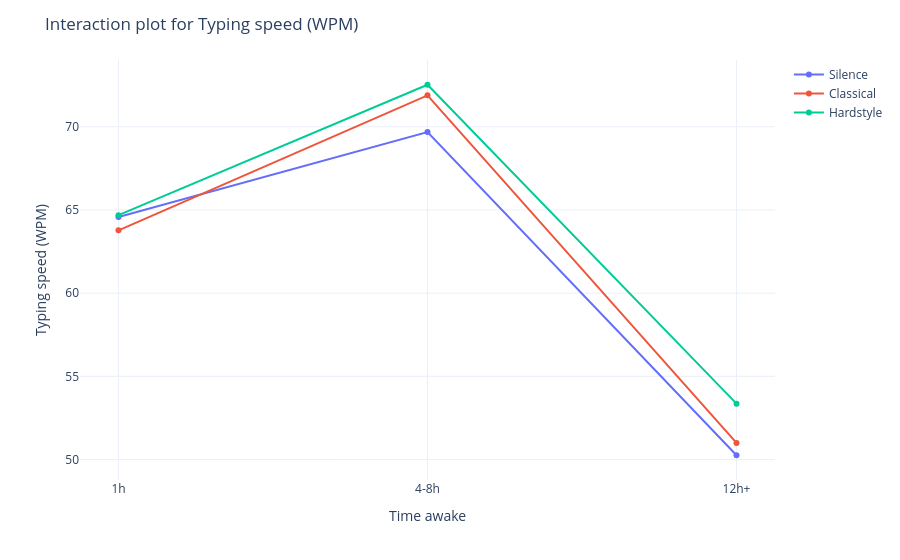
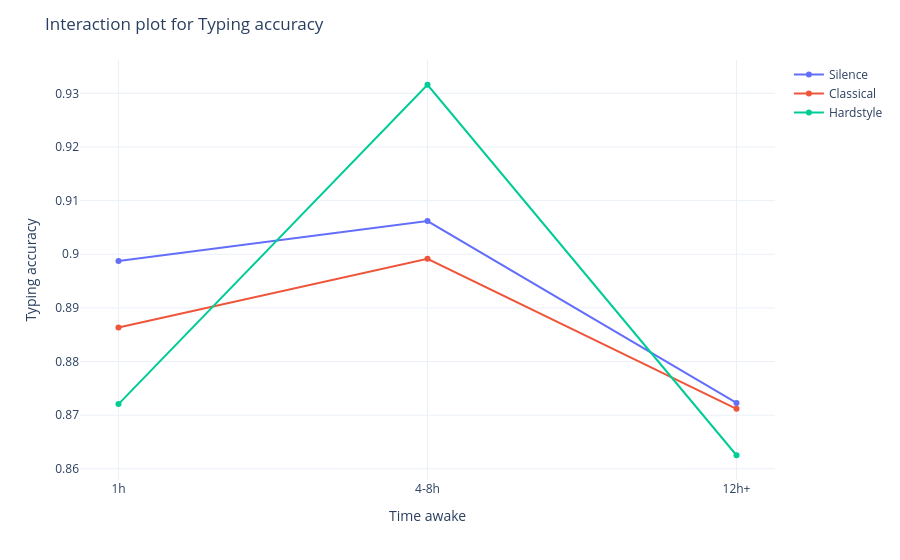

Write notebook code for charts like these, in order.
### Code cell
def interaction_plot(metric: str, ylab: str, fname: str):
    means = (df.groupby(["music_type","time_awake"])[metric]
               .mean().reset_index())
    fig = px.line(means, x="time_awake", y=metric, color="music_type",
                  markers=True,
                  labels={"time_awake":"Time awake","music_type":"Music type",
                          metric: ylab})
    fig.update_layout(title=f"Interaction plot for {ylab}",
                      legend_title_text="")
    fig.write_image(OUT_DIR / f"{fname}.svg")
    fig.write_image(OUT_DIR / f"{fname}.png", scale=2)
    return fig

interatcion_plot_wpm = interaction_plot("typing_speed_wpm", "Typing speed (WPM)", "int_wpm")
interatcion_plot_acc = interaction_plot("typing_accuracy", "Typing accuracy", "int_acc")

interatcion_plot_wpm.show()
interatcion_plot_acc.show()

### Figure 1 — Plotly figure (JSON) as saved in the notebook; plotly's stock layout.template omitted (floating-point values rounded to 4 significant figures)
{"data": [{"hovertemplate": "Music type=Silence<br>Time awake=%{x}<br>Typing speed (WPM)=%{y}<extra></extra>", "legendgroup": "Silence", "line": {"color": "#636efa", "dash": "solid"}, "marker": {"symbol": "circle"}, "mode": "lines+markers", "name": "Silence", "orientation": "v", "showlegend": true, "type": "scatter", "x": ["1h", "4-8h", "12h+"], "xaxis": "x", "y": [64.58, 69.69, 50.26], "yaxis": "y"}, {"hovertemplate": "Music type=Classical<br>Time awake=%{x}<br>Typing speed (WPM)=%{y}<extra></extra>", "legendgroup": "Classical", "line": {"color": "#EF553B", "dash": "solid"}, "marker": {"symbol": "circle"}, "mode": "lines+markers", "name": "Classical", "orientation": "v", "showlegend": true, "type": "scatter", "x": ["1h", "4-8h", "12h+"], "xaxis": "x", "y": [63.78, 71.89, 51.0], "yaxis": "y"}, {"hovertemplate": "Music type=Hardstyle<br>Time awake=%{x}<br>Typing speed (WPM)=%{y}<extra></extra>", "legendgroup": "Hardstyle", "line": {"color": "#00cc96", "dash": "solid"}, "marker": {"symbol": "circle"}, "mode": "lines+markers", "name": "Hardstyle", "orientation": "v", "showlegend": true, "type": "scatter", "x": ["1h", "4-8h", "12h+"], "xaxis": "x", "y": [64.69, 72.53, 53.36], "yaxis": "y"}], "layout": {"legend": {"title": {"text": ""}, "tracegroupgap": 0}, "margin": {"t": 60}, "title": {"text": "Interaction plot for Typing speed (WPM)"}, "xaxis": {"anchor": "y", "domain": [0, 1], "title": {"text": "Time awake"}}, "yaxis": {"anchor": "x", "domain": [0, 1], "title": {"text": "Typing speed (WPM)"}}}}

### Figure 2 — Plotly figure (JSON) as saved in the notebook; plotly's stock layout.template omitted (floating-point values rounded to 4 significant figures)
{"data": [{"hovertemplate": "Music type=Silence<br>Time awake=%{x}<br>Typing accuracy=%{y}<extra></extra>", "legendgroup": "Silence", "line": {"color": "#636efa", "dash": "solid"}, "marker": {"symbol": "circle"}, "mode": "lines+markers", "name": "Silence", "orientation": "v", "showlegend": true, "type": "scatter", "x": ["1h", "4-8h", "12h+"], "xaxis": "x", "y": [0.8987, 0.9062, 0.8723], "yaxis": "y"}, {"hovertemplate": "Music type=Classical<br>Time awake=%{x}<br>Typing accuracy=%{y}<extra></extra>", "legendgroup": "Classical", "line": {"color": "#EF553B", "dash": "solid"}, "marker": {"symbol": "circle"}, "mode": "lines+markers", "name": "Classical", "orientation": "v", "showlegend": true, "type": "scatter", "x": ["1h", "4-8h", "12h+"], "xaxis": "x", "y": [0.8863, 0.8991, 0.8712], "yaxis": "y"}, {"hovertemplate": "Music type=Hardstyle<br>Time awake=%{x}<br>Typing accuracy=%{y}<extra></extra>", "legendgroup": "Hardstyle", "line": {"color": "#00cc96", "dash": "solid"}, "marker": {"symbol": "circle"}, "mode": "lines+markers", "name": "Hardstyle", "orientation": "v", "showlegend": true, "type": "scatter", "x": ["1h", "4-8h", "12h+"], "xaxis": "x", "y": [0.8721, 0.9316, 0.8625], "yaxis": "y"}], "layout": {"legend": {"title": {"text": ""}, "tracegroupgap": 0}, "margin": {"t": 60}, "title": {"text": "Interaction plot for Typing accuracy"}, "xaxis": {"anchor": "y", "domain": [0, 1], "title": {"text": "Time awake"}}, "yaxis": {"anchor": "x", "domain": [0, 1], "title": {"text": "Typing accuracy"}}}}
